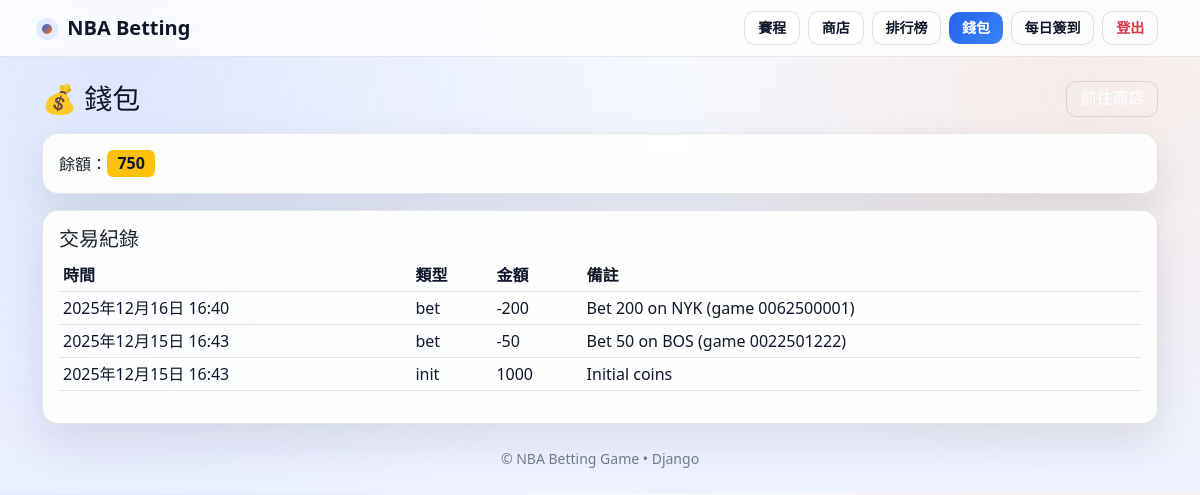
The app's page /accounts/wallet/ (signed in) with its own data.
### accounts/models.py (models this page shows, shortened)
class Wallet(models.Model):
    user = models.OneToOneField(settings.AUTH_USER_MODEL, on_delete=models.CASCADE)
    balance = models.IntegerField(default=1000)

class WalletTx(models.Model):
    class Type(models.TextChoices):
        INIT = "init"
        BET = "bet"
        PAYOUT = "payout"
        PURCHASE = "purchase"
        REWARD = "reward"
    wallet = models.ForeignKey(Wallet, on_delete=models.CASCADE, related_name="txs")
    type = models.CharField(max_length=20, choices=Type.choices)
    amount = models.IntegerField()  # +進帳 / -支出
    note = models.CharField(max_length=200, blank=True)
    created_at = models.DateTimeField(auto_now_add=True)
    class Meta:
        ordering = ["-created_at"]

### accounts/views.py (the view)
# urls.py: path("wallet/", views.wallet_view, name="wallet"),
@login_required
def wallet_view(request):
    wallet, _ = Wallet.objects.get_or_create(user=request.user, defaults={"balance": 1000})
    txs = wallet.txs.all().order_by("-id")[:50]
    return render(request, "accounts/wallet.html", {"wallet": wallet, "txs": txs})

### accounts/templates/accounts/wallet.html (shortened to what this page needs)
{% extends "base.html" %}
{% block content %}
<div class="d-flex justify-content-between align-items-center mb-3">
  <h3 class="m-0">💰 錢包</h3>
  <a class="btn btn-outline-light" href="{% url 'shop:list' %}">前往商店</a>
</div>
<div class="card p-3 mb-3">
  <div>餘額：<span class="badge bg-warning text-dark fs-6">{{ wallet.balance }}</span></div>
</div>
<div class="card p-3">
  <h5>交易紀錄</h5>
  <div class="table-responsive">
    <table class="table table-dark table-sm align-middle">
      <thead>
        <tr><th>時間</th><th>類型</th><th>金額</th><th>備註</th></tr>
      </thead>
      <tbody>
      {% for tx in txs %}
        <tr>
          <td>{{ tx.created_at }}</td>
          <td>{{ tx.type }}</td>
          <td>{{ tx.amount }}</td>
          <td class="text-muted">{{ tx.note }}</td>
        </tr>
      {% empty %}
        <tr><td colspan="4" class="text-muted">尚無交易紀錄</td></tr>
      {% endfor %}
      </tbody>
    </table>
  </div>
</div>
{% endblock %}

### static/css/site.css (style rules this page uses)
:root { --bg0:#f7f9ff; --bg1:#eef2ff; --panel: rgba(255,255,255,.90); --border: rgba(15,23,42,.10); --text:#0f172a; --muted:#475569; --accent:#2563eb; --accent2:#f97316; --shadow: 0 18px 45px rgba(15,23,42,.10); }
body { background: radial-gradient(1200px circle at 10% 10%, rgba(37,99,235,0.12), transparent 45%), radial-gradient(900px circle at 90% 18%, rgba(249,115,22,0.10), transparent 45%), linear-gradient(180deg, var(--bg0), var(--bg1)); color: var(--text); font-family: system-ui, -apple-system, "Segoe UI", Roboto, "Noto Sans TC", "Microsoft JhengHei", sans-serif; }
a { color: rgba(37,99,235,.95); text-decoration: none; }
.text-muted { color: var(--muted) !important; }
.text-dark { color: var(--text) !important; }
a.btn, button.btn, input.btn { display:inline-block; padding:.45rem .80rem; border-radius:.65rem; border: 1px solid rgba(15,23,42,.12); text-decoration:none !important; font-weight:700; line-height:1.2; }
.card { background: var(--panel); border: 1px solid var(--border); border-radius: 16px; box-shadow: var(--shadow); }
.table, .table th, .table td { color: var(--text) !important; }
.table-dark { --bs-table-bg: transparent; --bs-table-striped-bg: rgba(15,23,42,0.03); --bs-table-hover-bg: rgba(15,23,42,0.05); --bs-table-border-color: rgba(15,23,42,0.12); --bs-table-color: var(--text); color: var(--text) !important; }

### records on screen
Wallet: balance "750"
WalletTx: created_at "2025年12月16日 16:40", type "bet", amount "-200", note "Bet 200 on NYK (game 0062500001)"
WalletTx: created_at "2025年12月15日 16:43", type "bet", amount "-50", note "Bet 50 on BOS (game 0022501222)"
WalletTx: created_at "2025年12月15日 16:43", type "init", amount "1000", note "Initial coins"
